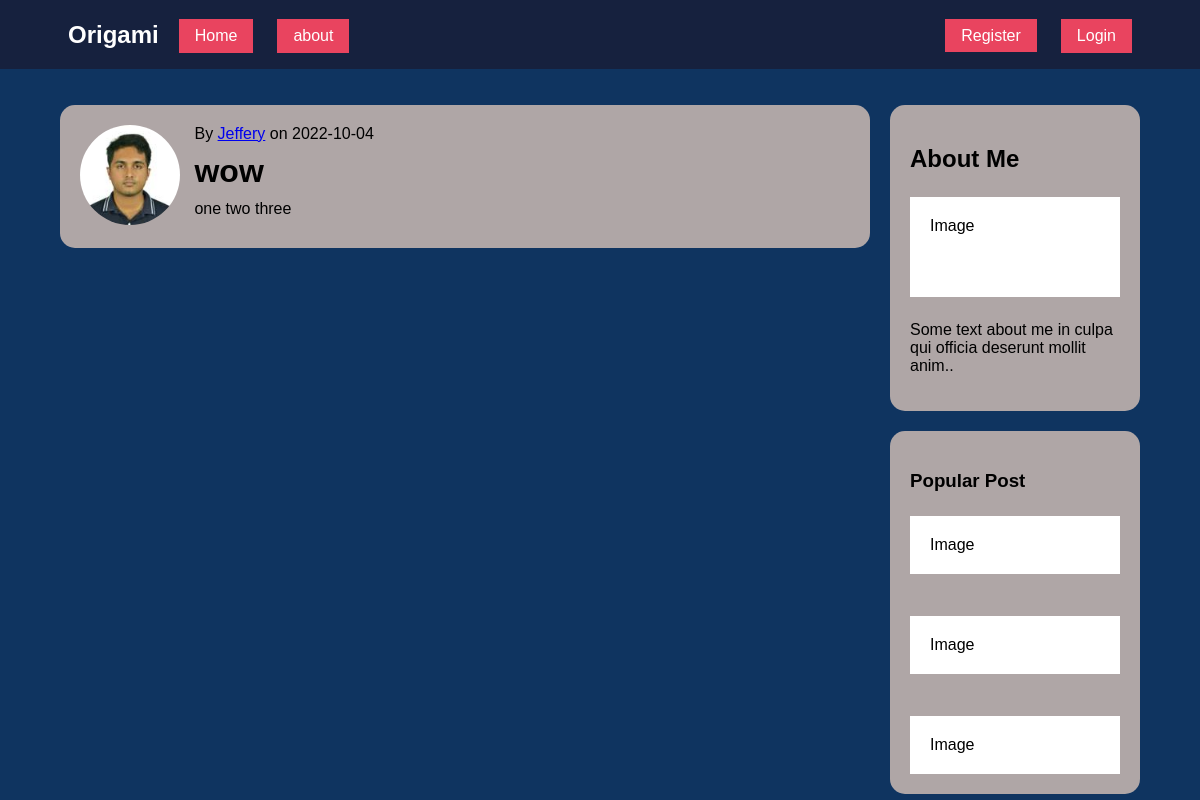
Before: /post/1 with the older database file.
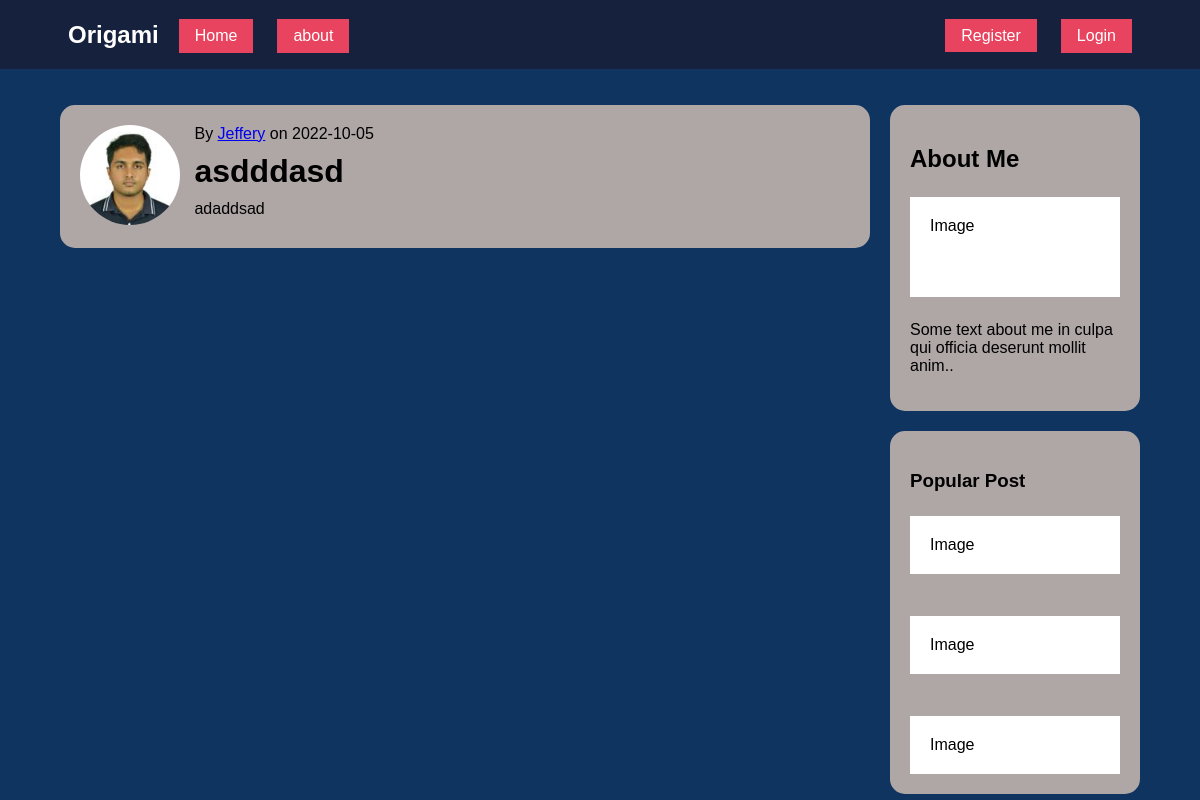
After: the same page with the newer database file.
### origami/models.py (models this page shows, shortened)
class User(db.Model, UserMixin):
    id = db.Column(db.Integer, primary_key=True)
    username = db.Column(db.String(20), unique=True, nullable=False)
    email = db.Column(db.String(120), unique=True, nullable=False)
    image_file = db.Column(db.String(20), nullable=False, default='default.jpg')
    password = db.Column(db.String(60), nullable=False)
    posts = db.relationship('Post', backref='author', lazy=True)

class Post(db.Model):
    id = db.Column(db.Integer, primary_key=True)
    title = db.Column(db.String(100), nullable=False)
    date_posted = db.Column(db.DateTime, nullable=False, default=datetime.utcnow)
    content = db.Column(db.Text, nullable=False)
    user_id = db.Column(db.Integer, db.ForeignKey('user.id'), nullable=False)

### origami/routes.py (the view)
@app.route("/post/<int:post_id>")
def post(post_id):
    post = Post.query.get_or_404(post_id)
    return render_template('post.html', title=post.title, post=post)

### origami/templates/post.html (shortened to what this page needs)
{% extends "layout.html" %}
{% block content %}
<div class="leftcolumn">
    <div class="card">
        <img src="{{url_for('static',filename='profile_pics/'+ post.author.image_file)}}" class="profile-pic image-size" alt="users profile pics">
        <div class="text-file">
            <p>By <a href="{{url_for('user_posts', username=post.author.username)}}">{{ post.author.username }}</a> on {{ post.date_posted.strftime('%Y-%m-%d') }}</p>
            <h1>{{ post.title }}</h1>
            <p>{{ post.content }}</p>
        </div>
    </div>
</div>
{% endblock content %}

Changed rows visible on the page:
changed User "Jeffery": image_file: a different picture
changed Post: date_posted "2022-10-04" → "2022-10-05"; title "wow" → "asdddasd"; content "one two three" → "adaddsad"
